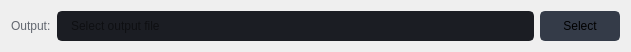
    <widget class="QWidget" name="layoutWidget">
     <property name="geometry">
      <rect>
       <x>20</x>
       <y>230</y>
       <width>631</width>
       <height>32</height>
      </rect>
     </property>
     <layout class="QHBoxLayout" name="horizontalLayout">
      <item>
       <widget class="QLabel" name="label_credits_9">
        <property name="font">
         <font>
          <family>Segoe UI</family>
         </font>
        </property>
        <property name="styleSheet">
         <string notr="true">color: rgb(98, 103, 111);</string>
        </property>
        <property name="text">
         <string>Output:</string>
        </property>
       </widget>
      </item>
      <item>
       <widget class="QLineEdit" name="lineEdit_2">
        <property name="minimumSize">
         <size>
          <width>0</width>
          <height>30</height>
         </size>
        </property>
        <property name="styleSheet">
         <string notr="true">QLineEdit {
	background-color: rgb(27, 29, 35);
	border-radius: 5px;
	border: 2px solid rgb(27, 29, 35);
	padding-left: 10px;
}
QLineEdit:hover {
	border: 2px solid rgb(64, 71, 88);
}
QLineEdit:focus {
	border: 2px solid rgb(91, 101, 124);
}</string>
        </property>
        <property name="placeholderText">
         <string>Select output file</string>
        </property>
       </widget>
      </item>
      <item>
       <widget class="QPushButton" name="pushButton_2">
        <property name="enabled">
         <bool>true</bool>
        </property>
        <property name="sizePolicy">
         <sizepolicy hsizetype="Fixed" vsizetype="Fixed">
          <horstretch>0</horstretch>
          <verstretch>0</verstretch>
         </sizepolicy>
        </property>
        <property name="minimumSize">
         <size>
          <width>80</width>
          <height>30</height>
         </size>
        </property>
        <property name="font">
         <font>
          <family>Segoe UI</family>
          <pointsize>9</pointsize>
         </font>
        </property>
        <property name="styleSheet">
         <string notr="true">QPushButton {
	border: 2px solid rgb(52, 59, 72);
	border-radius: 5px;	
	background-color: rgb(52, 59, 72);
}
QPushButton:hover {
	background-color: rgb(57, 65, 80);
	border: 2px solid rgb(61, 70, 86);
}
QPushButton:pressed {	
	background-color: rgb(35, 40, 49);
	border: 2px solid rgb(43, 50, 61);
}</string>
        </property>
        <property name="text">
         <string>Select</string>
        </property>
        <property name="icon">
         <iconset resource="files.qrc">
          <normaloff>:/16x16/icons/16x16/cil-folder-open.png</normaloff>:/16x16/icons/16x16/cil-folder-open.png</iconset>
        </property>
       </widget>
      </item>
     </layout>
    </widget>
